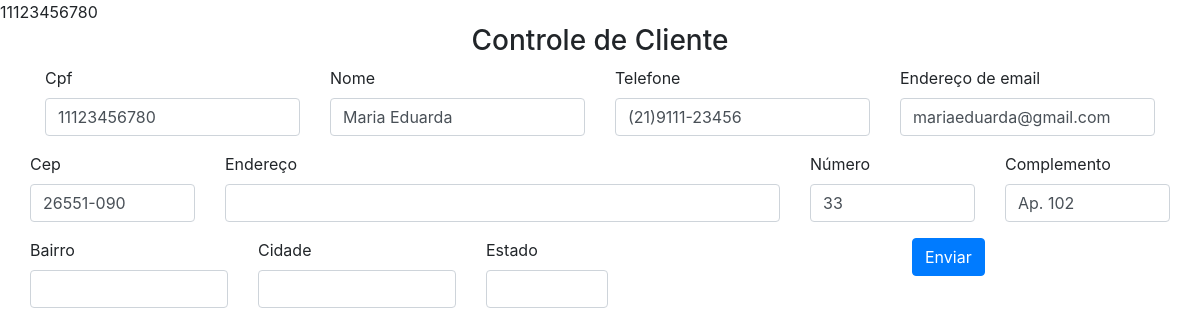
Page /editarcli.php?cpf=11123456780 on the committed database.
### tables this page shows
CREATE TABLE `cliente` (
  `cpf` char(12) NOT NULL PRIMARY KEY,
  `nome` varchar(60) NOT NULL,
  `telefone` varchar(15) NOT NULL,
  `email` varchar(150) NOT NULL,
  `cep` char(9) NOT NULL,
  `numerocasa` int(11) NOT NULL,
  `complemento` varchar(30) DEFAULT NULL,
  `senha` varchar(100) NOT NULL,
  `status` char(1) DEFAULT NULL);

### editarcli.php (the view, shortened to what this page needs)
<?php
    require_once 'conexao.php';
    require_once 'head.php';
   $cpf= $_SESSION['cpf'];
   $id = filter_input(INPUT_GET, "cpf");
    echo $id;
    $busca = "SELECT * from cliente where cpf='$id' LIMIT 1";
    $resultado= $conn->prepare($busca);
    $resultado->execute();
    if (($resultado) AND ($resultado->rowCount() != 0)) {
        $linha = $resultado->fetch(PDO::FETCH_ASSOC);
        extract($linha);
    }
    else{
        $_SESSION['msg'] = "Cliente não encontrado!";
        header("Location : relcliente.php");
    }
?>
<form method="POST" action="controlecliente.php" enctype="multipart/form-data">
    <div class="container">
        <div class="row">
                <div class="col-md-12 text-center">
                    <h3>Controle de Cliente</h3>
                </div>
        </div>
        <div class="row">
            <div class="col-md-3">
            <div class="form-group">
                    <label for="cpf">Cpf</label>
                    <input type="text" name="cpf" class="form-control" onkeypress="$(this).mask('000.000.000-00');"
                     value="<?php echo $cpf; ?>"
                    >
                </div>
            </div>
            <div class="col-md-3">
                <div class="form-group">
                    <label for="nome">Nome</label>
                    <input type="text" class="form-control" name="nome"
                    value="<?php echo $nome; ?>"
                    >
                </div>
            </div>
            <div class="col-md-3">
                <div class="form-group">
                    <label for="telefone">Telefone</label>
                    <input type="text" name="telefone" class="form-control" onkeypress="$(this).mask('(00)00000-0000')"
                        value="<?php echo $telefone; ?>"
                    >
                </div>
            </div>
            <div class="col-md-3">
                <div class="form-group">
                    <label for="exampleInputEmail1">Endereço de email</label>
                    <input type="email" name="email" class="form-control" id="exampleInputEmail1" aria-describedby="emailHelp" placeholder="Seu email"
                        value="<?php echo $email; ?>"
                    >
            </div>
        </div>
        <div class="row">
            <div class="col-md-2">
                <div class="form-group">
                    <label for="cep">Cep</label>
                    <input type="text" name="cep" class="form-control" id="cep" onblur="pesquisacep(this.value);"
                         value="<?php echo $cep; ?>"
                    >
                </div>
            </div>
            <div class="col-md-6">
                <div class="form-group">
                    <label for="endereco">Endereço</label>
                    <input type="text" class="form-control" id="rua" name="rua">
                </div>
            </div>
            <div class="col-md-2">
                <div class="form-group">
                    <label for="numero">Número</label>
                    <input type="text" class="form-control" name="numero"
                        value="<?php echo $numerocasa; ?>"
                    >
                </div>
            </div>
            <div class="col-md-2">
                <div class="form-group">
                    <label for="complemento">Complemento</label>
                    <input type="text" class="form-control" name="complemento"
                            value="<?php echo $complemento; ?>">
                </div>
            </div>
        </div>
        <div class="row">
            <div class="col-md-3">
              <div class="form-group">
                 <label for="bairro">Bairro</label><p>
                 <input type="text" class="form-control" id="bairro" name="bairro">
                </div>
            </div>
            <div class="col-md-3">
              <div class="form-group">
                 <label for="cidade">Cidade</label><p>
                 <input type="text" class="form-control" id="cidade" name="cidade">
                </div>
            </div>
            <div class="col-md-2">
              <div class="form-group">
                 <label for="uf">Estado</label><p>
                 <input type="text" class="form-control" id="uf" name="uf">
                </div>
            </div>
        </div>
        <div class="row">
            <div class="col-md-12 text-right">
                <div class="form-group">
                    <input type="submit" class="btn btn-primary" value="Enviar" name="editarcli">
                </div>
            </div>
        </div>
    </div>
</form>
<?php
require_once 'footeradm.php';
?>

### rows in the picture
cliente: cpf "11123456780", nome "Maria Eduarda", telefone "(21)9111-23456", email "mariaeduarda@gmail.com", cep "26551-090", numero "33", complemento "Ap. 102"

### other values in the picture
$id "11123456780"
